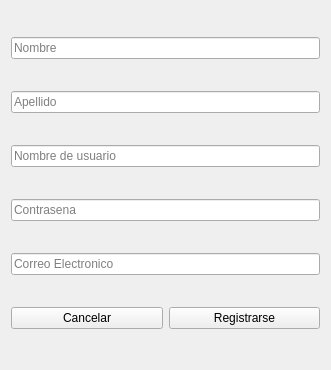
<?xml version="1.0" encoding="UTF-8"?>
<ui version="4.0">
 <class>registrar</class>
 <widget class="QWidget" name="registrar">
  <property name="geometry">
   <rect>
    <x>0</x>
    <y>0</y>
    <width>331</width>
    <height>370</height>
   </rect>
  </property>
  <property name="windowTitle">
   <string>Form</string>
  </property>
  <layout class="QGridLayout" name="gridLayout">
   <item row="0" column="0" colspan="2">
    <widget class="QLineEdit" name="nameEdit">
     <property name="placeholderText">
      <string>Nombre</string>
     </property>
    </widget>
   </item>
   <item row="1" column="0" colspan="2">
    <widget class="QLineEdit" name="surnameEdit">
     <property name="placeholderText">
      <string>Apellido</string>
     </property>
    </widget>
   </item>
   <item row="2" column="0" colspan="2">
    <widget class="QLineEdit" name="usernameEdit">
     <property name="placeholderText">
      <string>Nombre de usuario</string>
     </property>
    </widget>
   </item>
   <item row="3" column="0" colspan="2">
    <widget class="QLineEdit" name="passwordEdit">
     <property name="echoMode">
      <enum>QLineEdit::EchoMode::Password</enum>
     </property>
     <property name="placeholderText">
      <string>Contrasena</string>
     </property>
    </widget>
   </item>
   <item row="4" column="0" colspan="2">
    <widget class="QLineEdit" name="mailEdit">
     <property name="placeholderText">
      <string>Correo Electronico</string>
     </property>
    </widget>
   </item>
   <item row="5" column="0">
    <widget class="QPushButton" name="cancelButton">
     <property name="text">
      <string>Cancelar</string>
     </property>
    </widget>
   </item>
   <item row="5" column="1">
    <widget class="QPushButton" name="signupButton">
     <property name="text">
      <string>Registrarse</string>
     </property>
    </widget>
   </item>
  </layout>
 </widget>
 <resources/>
 <connections/>
</ui>
